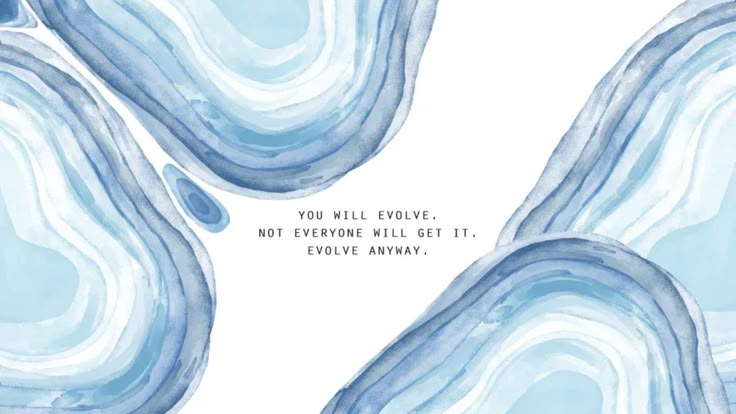
#> input picture imgprocessing(OPENCV)/ -3.jpg, 736 x 414 px, found by its file name
$ python rgbcolorchannel.py
#> lines starting #> are read from the running program, lines starting #| are printed output that depends on the picture
import cv2
import numpy as np
img = cv2.imread("imgprocessing(OPENCV)/ -3.jpg")
#> img is the input picture: shape (414, 736, 3); mean B, G, R 235.2, 223.1, 205.5
# img[:,:,0]=0 # set blue channel to 0
# img[:,:,1]=0    # set green channel to 0
# img[;,;,2]=0    # set red channel to 0

imgBlue=img[:,:,0]
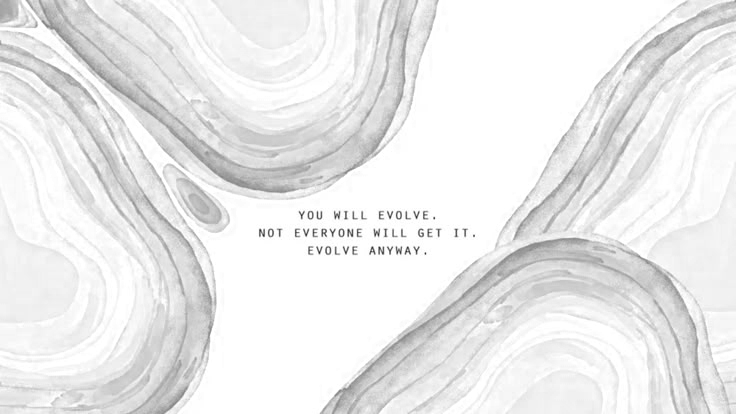
#> imgBlue: shape (414, 736); min 30, max 255, mean 235.2
imgGreen=img[:,:,1]
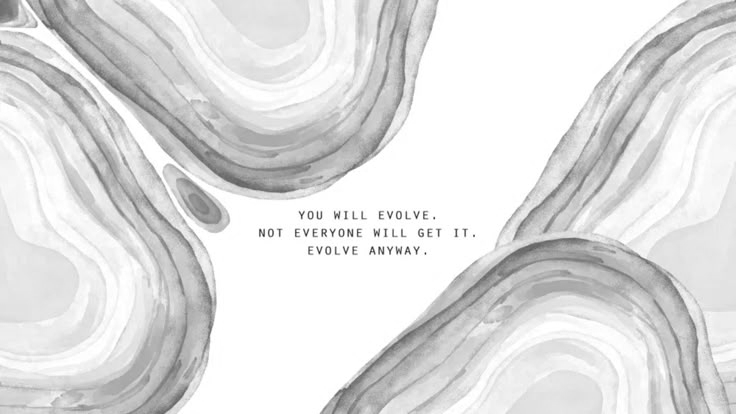
#> imgGreen: shape (414, 736); min 30, max 255, mean 223.1
imgRed=img[:,:,2]
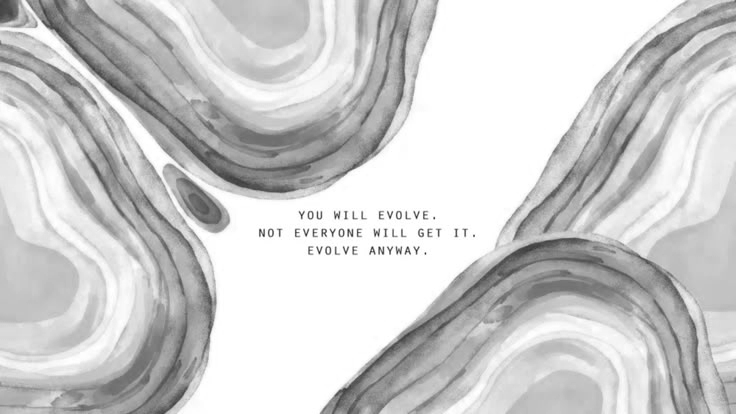
#> imgRed: shape (414, 736); min 30, max 255, mean 205.5

new_img = np.hstack((imgBlue,imgGreen,imgRed))
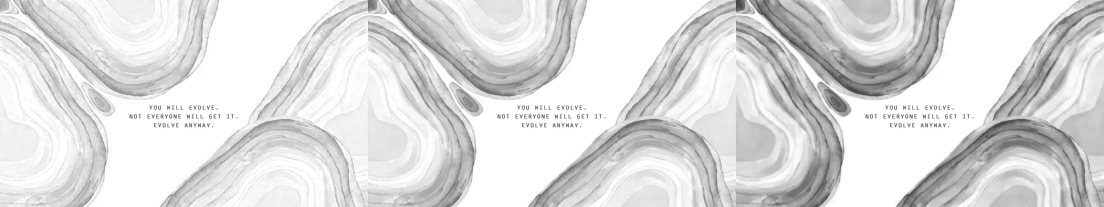
#> new_img: shape (414, 2208) (shown at 1/2 size); min 30, max 255, mean 221.3
cv2.imshow("window",new_img)
cv2.waitKey(0)
